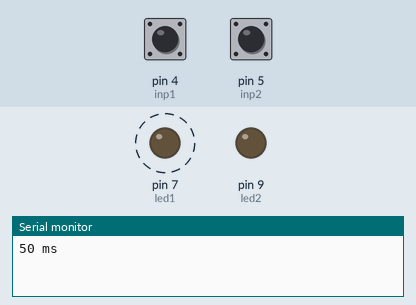
The sketch below on a simulated Arduino Uno, built with avr-gcc and run on an emulated ATmega328P. Shown: output pins drawn as LEDs (lit = HIGH), the last lines printed to the serial monitor. Dashed ring = blinking. Inputs (shaded band) come from the test bench; at power-on: pin 5 (inp2) HIGH, pin 4 (inp1) HIGH.

Above: at 1.2 s.
1.3 s: pin 5 (inp2) pulled LOW for 0.15 s
At 1.66 s:
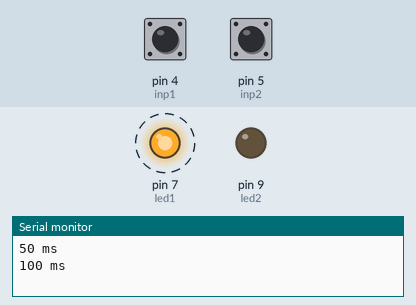
4.3 s: pin 4 (inp1) pulled LOW for 0.15 s
5.9 s: pin 4 (inp1) pulled LOW for 3.2 s
11.0 s: pin 5 (inp2) pulled LOW for 1 s
At 12.21 s:
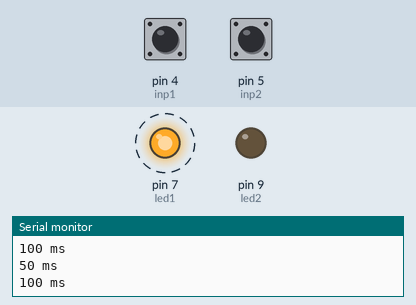
Timing chart, 0 to 15.0 s (numbered marks = the images above; inputs shaded):
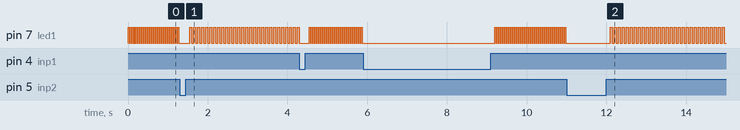

The sketch:

increase_decrease_period_dumbsafe.ino
```cpp
int led1 = 7;
int led2 = 9;

int inp1 = 4;
int inp2 = 5;

int period = 50;
int lastPeriod = 0;

int dumbDelay = 100; //ms

void setup() {
  pinMode(inp1, INPUT_PULLUP);
  pinMode(inp2, INPUT_PULLUP);

  pinMode(led1, OUTPUT);
  pinMode(led2, OUTPUT);

  Serial.begin(9600);
}

void loop() {
  if (handleClick(inp1)) period -= 50;
  if (handleClick(inp2)) period += 50;

  period = clamp(period, 50, 750);

  if (lastPeriod != period) { //only print
    Serial.println(String(period) + " ms");
    lastPeriod = period;
  }

  blink(led1, period);

}

void blink(int ledID, int blinkPeriod) {
  ledOn(ledID);
  delay(blinkPeriod / 2);
  ledOff(ledID);
  delay(blinkPeriod / 2);
}

bool handleClick(int buttonID) {
  if (digitalRead(buttonID) == LOW) {
    delay(dumbDelay);
    while (digitalRead(buttonID) == LOW);
    delay(dumbDelay);
    return true;
  }
  return false;
}

int clamp(int num, int min, int max) {
  if (num < min) num = min;
  if (num > max) num = max;
  return num;
}

void ledOn(int ledID) {
  digitalWrite(ledID, HIGH);
}

void ledOff(int ledID) {
  digitalWrite(ledID, LOW);
}
```

Measured:
- after the input at 1.3 s, pin 7 (led1): alternates HIGH for 0.05 s and LOW for 0.05 s, starting after 0.25 s
- after the input at 11.0 s, pin 7 (led1): alternates HIGH for 0.05 s and LOW for 0.05 s, starting after 1.1 s
- by itself, pin 7 (led1): alternates HIGH for 0.03 s and LOW for 0.03 s
